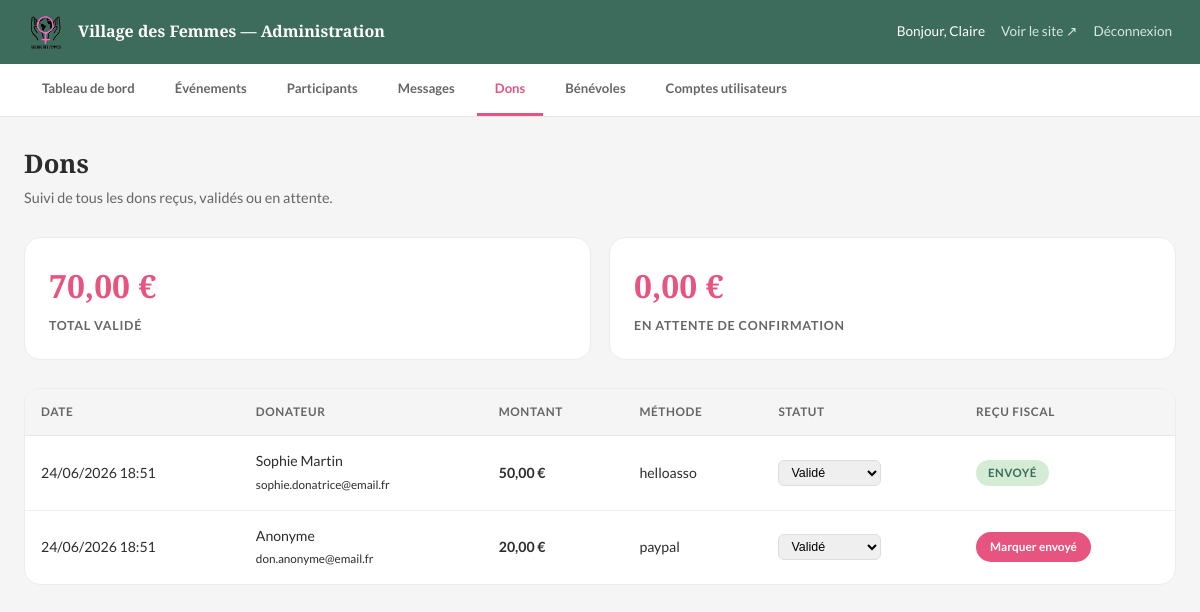
The app's page /admin/dons.php (signed in) with its own data.
### tables this page shows
CREATE TABLE dons (
    id                  INT AUTO_INCREMENT PRIMARY KEY,
    utilisateur_id      INT,                       
    nom_donateur        VARCHAR(150),              
    email_donateur      VARCHAR(255),
    montant             DECIMAL(10,2) NOT NULL,
    devise              VARCHAR(3) NOT NULL DEFAULT 'EUR',
    methode_paiement    ENUM('helloasso', 'paypal', 'stripe', 'virement', 'cheque', 'especes') NOT NULL,
    reference_transaction VARCHAR(255),            
    statut              ENUM('en_attente', 'valide', 'echoue', 'rembourse') NOT NULL DEFAULT 'en_attente',
    don_recurrent       BOOLEAN NOT NULL DEFAULT FALSE,
    recu_fiscal_envoye  BOOLEAN NOT NULL DEFAULT FALSE,
    date_don            DATETIME NOT NULL DEFAULT CURRENT_TIMESTAMP,
    FOREIGN KEY (utilisateur_id) REFERENCES utilisateurs(id) ON DELETE SET NULL
);

CREATE TABLE utilisateurs (
    id              INT AUTO_INCREMENT PRIMARY KEY,
    email           VARCHAR(255) NOT NULL UNIQUE,
    mot_de_passe    VARCHAR(255) NOT NULL,         
    prenom          VARCHAR(100) NOT NULL,
    nom             VARCHAR(100) NOT NULL,
    telephone       VARCHAR(20),
    role            ENUM('utilisateur', 'benevole', 'admin') NOT NULL DEFAULT 'utilisateur',
    date_creation   DATETIME NOT NULL DEFAULT CURRENT_TIMESTAMP,
    derniere_connexion DATETIME,
    actif           BOOLEAN NOT NULL DEFAULT TRUE,
    email_verifie   BOOLEAN NOT NULL DEFAULT FALSE
);

### admin/dons.php (the view, shortened to what this page needs)
<?php
$pdo = getPDO();
$dons = $pdo->query("
    SELECT d.*, u.prenom, u.nom, u.email AS email_compte
    FROM dons d
    LEFT JOIN utilisateurs u ON u.id = d.utilisateur_id
    ORDER BY d.date_don DESC
")->fetchAll();
$total_valide = $pdo->query("SELECT COALESCE(SUM(montant),0) FROM dons WHERE statut = 'valide'")->fetchColumn();
$total_attente = $pdo->query("SELECT COALESCE(SUM(montant),0) FROM dons WHERE statut = 'en_attente'")->fetchColumn();
?>
<!DOCTYPE html>
<html lang="fr">
<head>
  <link rel="stylesheet" href="../styles.css" />
  <link rel="stylesheet" href="admin.css" />
</head>
<body class="admin-body">
  <?php include 'includes/admin-header.php'; ?>
  <div class="admin-content">
    <h1>Dons</h1>
    <p class="admin-sous-titre">Suivi de tous les dons reçus, validés ou en attente.</p>
    <div class="admin-stats" style="grid-template-columns: repeat(2, 1fr); margin-bottom:28px;">
      <div class="admin-stat-card">
        <span class="admin-stat-nombre"><?= number_format($total_valide, 2, ',', ' ') ?> €</span>
        <span class="admin-stat-label">Total validé</span>
      </div>
      <div class="admin-stat-card">
        <span class="admin-stat-nombre"><?= number_format($total_attente, 2, ',', ' ') ?> €</span>
        <span class="admin-stat-label">En attente de confirmation</span>
      </div>
    </div>
    <div class="admin-table-wrap">
      <table class="admin-table">
        <thead>
          <tr><th>Date</th><th>Donateur</th><th>Montant</th><th>Méthode</th><th>Statut</th><th>Reçu fiscal</th></tr>
        </thead>
        <tbody>
          <?php foreach ($dons as $don): ?>
            <tr>
              <td><?= htmlspecialchars(date('d/m/Y H:i', strtotime($don['date_don']))) ?></td>
              <td>
                <?php if ($don['prenom']): ?>
                  <?= htmlspecialchars($don['prenom'] . ' ' . $don['nom']) ?><br><small><?= htmlspecialchars($don['email_compte']) ?></small>
                <?php else: ?>
                  <?= htmlspecialchars($don['nom_donateur'] ?: 'Anonyme') ?><br><small><?= htmlspecialchars($don['email_donateur'] ?? '') ?></small>
                <?php endif; ?>
              </td>
              <td><strong><?= number_format($don['montant'], 2, ',', ' ') ?> €</strong></td>
              <td><?= htmlspecialchars($don['methode_paiement']) ?></td>
              <td>
                <form method="POST" style="display:inline-block;">
                  <select name="nouveau_statut" onchange="this.form.submit()" style="font-size:0.78rem; padding:4px 8px; border-radius:6px; border:1px solid #ddd;">
                    <option value="valide" <?= $don['statut'] === 'valide' ? 'selected' : '' ?>>Validé</option>
                  </select>
                </form>
              </td>
              <td>
                <?php if ($don['recu_fiscal_envoye']): ?>
                  <span class="badge badge-vert">Envoyé</span>
                <?php else: ?>
                  <a href="dons.php?recu_envoye=<?= $don['id'] ?>" class="btn-small btn-valider">Marquer envoyé</a>
                <?php endif; ?>
              </td>
            </tr>
          <?php endforeach; ?>
        </tbody>
      </table>
    </div>
  </div>
</body>
</html>

### styles.css (style rules this page uses)
:root { --rose-pale: #F9D6D8; --rose-vif: #E75480; --rose-bouton: #C8455A; --vert-sauge: #8FBC8F; --vert-fonce: #3D6B5C; --vert-btn: #4A8A75; --noir: #1a1a1a; --blanc: #FFFFFF; --gris-clair: #F5F5F5; --texte: #2C2C2C; --texte-clair: #666666; --radius: 8px; --radius-lg: 16px; --transition: 0.25s ease; }
*, *::before, *::after { box-sizing: border-box; margin: 0; padding: 0; }
html { scroll-behavior: smooth; }
body { font-family: 'Lato', sans-serif; color: var(--texte); background: var(--blanc); line-height: 1.6; }
a { text-decoration: none; color: inherit; }
h1, h2, h3, h4 { font-family: 'Playfair Display', serif; line-height: 1.2; }
h1 { font-size: clamp(2rem, 5vw, 3rem); }

### admin/admin.css (style rules this page uses)
.admin-body { background: var(--gris-clair); min-height: 100vh; }
.admin-content { max-width: 1200px; margin: 0 auto; padding: 32px 24px 60px; }
.admin-content h1 { font-size: 1.6rem; margin-bottom: 6px; }
.admin-sous-titre { color: var(--texte-clair); font-size: 0.9rem; margin-bottom: 28px; }
.admin-stats { display: grid; grid-template-columns: repeat(4, 1fr); gap: 18px; margin-bottom: 36px; }
.admin-stat-card { background: var(--blanc); border-radius: var(--radius-lg); padding: 22px 24px; border: 1px solid #ececec; }
.admin-stat-nombre { font-family: 'Playfair Display', serif; font-size: 2rem; font-weight: 700; color: var(--rose-vif); display: block; }
.admin-stat-label { font-size: 0.78rem; font-weight: 700; text-transform: uppercase; letter-spacing: 0.06em; color: var(--texte-clair); }
.admin-table-wrap { background: var(--blanc); border-radius: var(--radius-lg); border: 1px solid #ececec; overflow-x: auto; }
table.admin-table { width: 100%; border-collapse: collapse; font-size: 0.88rem; }
table.admin-table th { text-align: left; padding: 14px 16px; background: var(--gris-clair); font-size: 0.74rem; font-weight: 700; text-transform: uppercase; letter-spacing: 0.05em; color: var(--texte-clair); border-bottom: 1px solid #e6e6e6; }
table.admin-table td { padding: 14px 16px; border-bottom: 1px solid #f0f0f0; vertical-align: middle; }
table.admin-table tr:last-child td { border-bottom: none; }
.badge { display: inline-block; padding: 4px 12px; border-radius: 20px; font-size: 0.72rem; font-weight: 700; text-transform: uppercase; letter-spacing: 0.04em; }
.badge-vert { background: #d4ecd4; color: var(--vert-fonce); }
.btn-small { padding: 6px 14px; border-radius: 20px; font-size: 0.74rem; font-weight: 700; border: none; cursor: pointer; text-decoration: none; display: inline-block; }
.btn-small.btn-valider { background: var(--rose-vif); color: var(--blanc); }

### records on screen
dons: date_don "24/06/2026 18:51", utilisateur.nom "Sophie Martin", utilisateur.email "sophie.donatrice@email.fr", montant "50,00", methode_paiement "helloasso", nouveau_statut "Validé", recu_fiscal_envoye "ENVOYÉ"
dons: date_don "24/06/2026 18:51", nom_donateur "Anonyme", email_donateur "don.anonyme@email.fr", montant "20,00", methode_paiement "paypal", nouveau_statut "Validé"

### other values on screen
$_SESSION['prenom'] "Claire"
$total_valide "70,00"
$total_attente "0,00"
